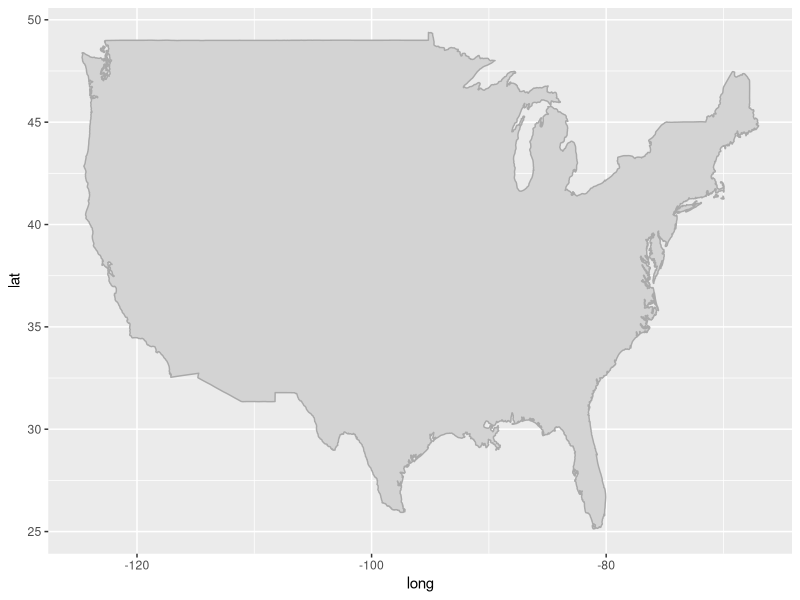

Write R code to recreate this figure. (Note: this script raises an error after producing the figure.)
## ---- chunk 1
knitr::opts_chunk$set(comment = "", message = FALSE, warning = FALSE)
## ---- chunk 2
library(tidyverse)
library(maps)
## ---- chunk 3
usa <- map_data("usa")
head(usa, 10)
## ---- chunk 4
str(usa)
table(usa$group)
## ---- chunk 5
ggplot(usa) + 
  geom_polygon(aes(x = long, y = lat, group = group), 
               color = "darkgray", fill = "lightgray")
## ---- chunk 6
ggplot(usa) + 
  geom_polygon(aes(x = long, y = lat, group = group), 
               color = "darkgray", fill = "lightgray") +
  coord_map()
## ---- chunk 7
ggplot(usa) + 
  geom_polygon(aes(x = long, y = lat, group = group), 
               color = "darkgray", fill = "lightgray") +
  coord_map(projection = "mollweide")
## ---- chunk 8
state <- map_data("state")
head(state, 10)
## ---- chunk 9
ggplot(state) + 
  geom_polygon(aes(x = long, y = lat, group = group), 
               color = "darkgray", fill = "lightgray") +
  coord_map()
## ---- chunk 10
county <- map_data("county")
head(county, 10)
## ---- chunk 11
ggplot(county) + 
  geom_polygon(aes(x = long, y = lat, group = group), 
               color = "darkgray", fill = "lightgray") +
  coord_map()
## ---- chunk 12
ggplot(filter(state, region == "north carolina")) + 
  geom_polygon(aes(x = long, y = lat, group = group), 
               color = "darkgray", fill = "lightgray") +
  coord_map()
## ---- chunk 13
ggplot(filter(county, region == "north carolina")) + 
  geom_polygon(aes(x = long, y = lat, group = group), 
               color = "darkgray", fill = "lightgray") +
  coord_map()
## ---- chunk 14
world <- map_data("world")
str(world)
world_usa <- subset(map_data("world"), region == "USA")
## ---- chunk 15
ggplot(world_usa) + 
  geom_polygon(aes(x = long, y = lat, group = group), 
               color = "darkgray", fill = "lightgray") +
  coord_map()
## ---- chunk 16
ggplot(world_usa) + 
  geom_polygon(aes(x = long, y = lat, group = group), 
               color = "darkgray", fill = "lightgray")+
  coord_map(orientation = c(90, 180, 0))
## ---- chunk 17
world_usa <- world_usa %>% 
  mutate(long_adj = ifelse(long > 0, long - 360, long))
ggplot(world_usa) + 
  geom_polygon(aes(x = long_adj, y = lat, group = group), 
               color = "darkgray", fill = "lightgray") +
  coord_map()
## ---- chunk 18
ggplot(world_usa) + 
  geom_polygon(aes(x = long_adj, y = lat, group = group), 
               color = "darkgray", fill = "lightgray") +
  coord_map(projection = "mollweide")
## ---- chunk 19
ggplot(world_usa) + 
  geom_polygon(aes(x = long_adj, y = lat, group = group), 
               color = "darkgray", fill = "lightgray") +
  coord_map(projection = "ortho")
## ---- chunk 20
str(world_usa)
## ---- chunk 21
tail(world_usa %>%  count(subregion), 12)
## ---- chunk 22
ggplot(filter(world_usa, subregion == "Hawaii")) + 
  geom_polygon(aes(x = long, y = lat, group = group), 
               color = "darkgray", fill = "lightgray") +
  coord_map()
## ---- chunk 23
# Theme Credit: http://eriqande.github.io/rep-res-web/lectures/
# making-maps-with-R.html

ditch_the_axes <- theme(
  axis.text = element_blank(),
  axis.line = element_blank(),
  axis.ticks = element_blank(),
  panel.border = element_blank(),
  panel.grid = element_blank(),
  axis.title = element_blank())
## ---- chunk 24
ggplot(filter(county, region == "north carolina")) + 
  geom_polygon(aes(x = long, y = lat, group = group), 
               color = "darkgray", fill = "lightgray") +
  coord_map() +
  ditch_the_axes
## ---- chunk 25
ggplot(state) + 
  geom_polygon(aes(x = long, y = lat, group = group), 
               color = "darkgray", fill = "lightgray") +
  theme(legend.position = "none")
